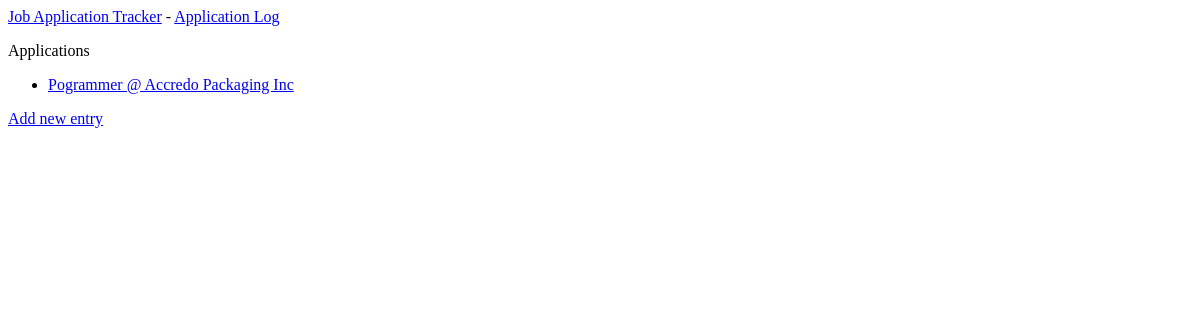
Page /job_log/ on the earlier database version.
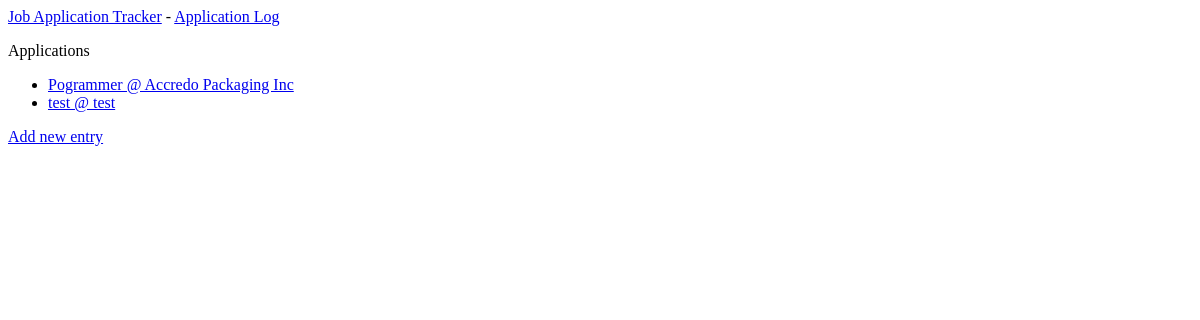
Same page on the later database version.
### job_apps/models.py (models this page shows)
class Application(models.Model):
    STATUSES = [('submitted', 'SUBMITTED'),
                ('accepted', 'ACCEPTED'),
                ('rejected', 'REJECTED')]
    position = models.CharField(max_length=100)
    company = models.CharField(max_length=100)
    post_url = models.CharField(max_length=300)
    contact_name = models.CharField(max_length=100)
    location = models.CharField(max_length=100)
    date_added = models.DateField(auto_now_add=True)
    status = models.CharField(
        max_length=20, choices=STATUSES, default="submitted")
    def __str__(self):
        return f"{self.position} @ {self.company}"

### job_apps/views.py (the view)
# urls.py: path('job_log/', views.job_log, name='job_log'),
def job_log(request):
    job_log = Application.objects.order_by('date_added')
    context = {'job_log': job_log}
    return render(request, 'job_apps/job_log.html', context)

### job_apps/templates/job_apps/job_log.html
{% extends 'job_apps/base.html' %}
{% block content %}
  <p>Applications</p>
  <ul>
  {% for log in job_log %}
    <li>
      <a href="{% url 'job_apps:job_entry' log.id %}">{{ log }}</a>
    </li>
  {% empty %}
    <li>No topics have been added yet.</li>
  {% endfor %}
  </ul>
  <a href="{% url 'job_apps:new_job_entry' %}">Add new entry</a>
{% endblock content %}

Differences in the rows shown:
added Application: position+company "test @ test"
